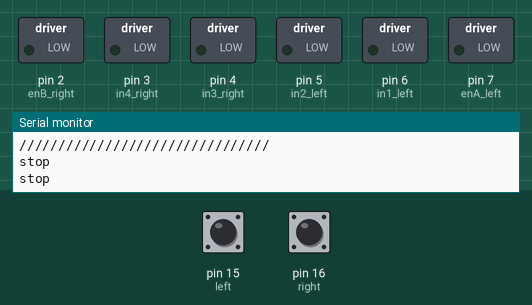
Recording of a sketch running on a simulated Arduino Uno, built with avr-gcc and run on an emulated ATmega328P. Parts: switched loads named in the sketch (green lamp = pin HIGH), the last lines printed to the serial monitor. The test bench sets the inputs (shaded band); at power-on: pin 15 (left) HIGH, pin 16 (right) HIGH. No radio packets arrive unless stated.

Above: at 1.2 s.
1.3 s: pin 15 (left) pulled LOW for 0.15 s
At 2.3 s:
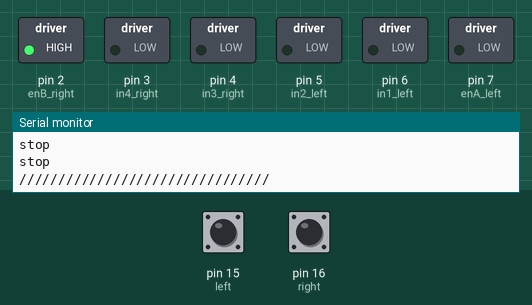
3.0 s: pin 16 (right) pulled LOW for 0.15 s
At 3.13 s:
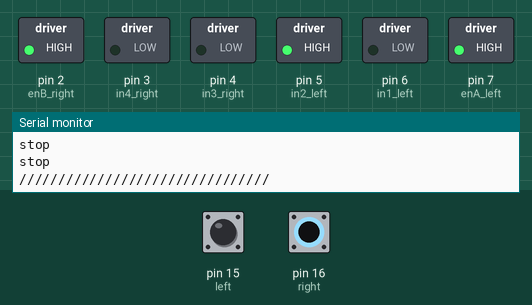
4.7 s: pin 16 (right) pulled LOW for 1 s
At 6.1 s:
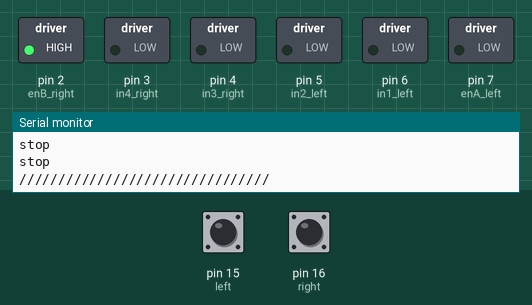
8.7 s: pin 15 (left) pulled LOW for 0.15 s
At 8.85 s:
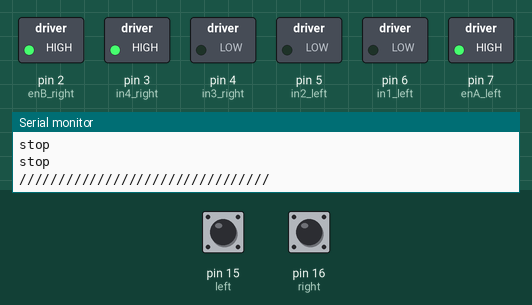
11.8 s: pin 15 (left) driven LOW and pin 16 (right) driven LOW
At 12.6 s:
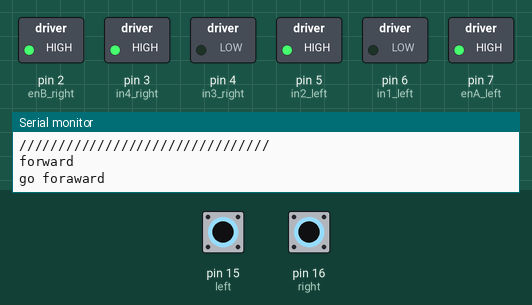
13.4 s: pin 16 (right) driven HIGH
At 14.7 s:
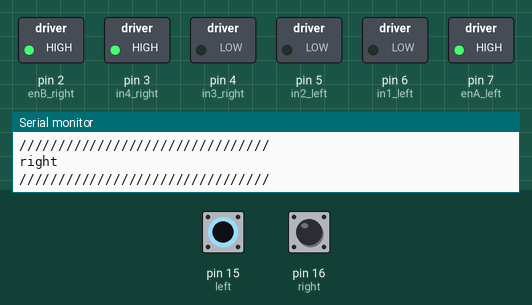
Timing chart, 0 to 16.4 s (numbered marks = the images above; inputs shaded):
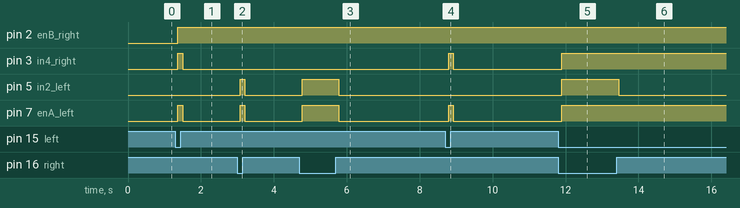

The sketch:

master.ino
```cpp
////////////////////////////////////////////////////////////////////
//master

#include <SPI.h>
#include <nRF24L01.h>
#include <RF24.h>

//#include <AFMotor.h>
// #define x 17
// #define y 18
#define left 15
#define right 16

int var = 1;

#define enA_left 7
#define enB_right 2
#define in1_left 6
#define in2_left 5
#define in3_right 4
#define in4_right 3

RF24 radio(10,9); // CE, CSN

const byte address[6] = "00001";
//const byte addresss[6] = "00011";

void setup() {
  pinMode(left, INPUT);
  pinMode(right, INPUT);

  Serial.begin(9600);
  radio.begin();
  radio.openWritingPipe(address);
  //radio.openWritingPipe(addresss);
  radio.setAutoAck(false);
  radio.setPALevel(RF24_PA_MAX);
  radio.stopListening();

  pinMode(enA_left, OUTPUT);
  pinMode(enB_right, OUTPUT);
  pinMode(in1_left, OUTPUT);
  pinMode(in2_left, OUTPUT);
  pinMode(in3_right, OUTPUT);
  pinMode(in4_right, OUTPUT);

  // Set initial rotation direction
  digitalWrite(in1_left, LOW);
  digitalWrite(in2_left, LOW);
  digitalWrite(in3_right, LOW);
  digitalWrite(in4_right, LOW);

}

void loop() {
  // int X = analogRead(x);
  // int Y = analogRead(y);
  int laneleft = digitalRead(left);
  int laneright = digitalRead(right);
  Serial.println("////////////////////////////////");
  //  Serial.println(X);
  //   Serial.println(Y);

  if(laneleft == 0 &&  laneright == 0 ){
    // X >= 800
 const char text[] = "go foraward";
  Serial.println("forward");
 if(radio.write(&text, sizeof(text))){
   Serial.println(text);
 }
 else{
   Serial.println("not sent");
 }
   digitalWrite(in1_left, LOW);
  digitalWrite(in2_left, HIGH);
  analogWrite(enA_left,155);
  digitalWrite(in3_right, LOW);
  digitalWrite(in4_right, HIGH);
  analogWrite(enB_right,155);


  }
  // else if(//X <= 200){

  // const char text[] = "go back";
  // Serial.println("back");
  // radio.write(&text, sizeof(text));
  // digitalWrite(in1_left, HIGH);
  // digitalWrite(in2_left, LOW);
  // analogWrite(enA_left,155);
  // digitalWrite(in3_right, HIGH);
  // digitalWrite(in4_right, LOW);
  // analogWrite(enB_right,155);

  // }
  else if(laneleft == 0 &&  laneright == 1){
//Y >= 800
  const char text[] = "go right";
  Serial.println("right");
  radio.write(&text, sizeof(text));

  digitalWrite(in1_left, LOW);
  digitalWrite(in2_left, LOW);
  analogWrite(enA_left,155);
  digitalWrite(in3_right, LOW);
  digitalWrite(in4_right, HIGH);
  analogWrite(enB_right,155);
  }
  else if(laneleft == 1 &&  laneright == 0){
//Y <= 200
  const char text[] = "go left";
  Serial.println("left");
  radio.write(&text, sizeof(text));
digitalWrite(in1_left, LOW);
  digitalWrite(in2_left, HIGH);
  analogWrite(enA_left,155);
  digitalWrite(in3_right, LOW);
  digitalWrite(in4_right, LOW);
  analogWrite(enB_right,155);

  } else if(laneleft == 1 &&  laneright == 1) {

   const char text[] = "stop";
  Serial.println("stop");
  if(radio.write(&text, sizeof(text))){
    Serial.println(text);
  }

  digitalWrite(in1_left, LOW);
  digitalWrite(in2_left, LOW);
  analogWrite(enA_left,0);
  digitalWrite(in3_right, LOW);
  digitalWrite(in4_right, LOW);
  analogWrite(enA_left,0);
  }
}
```

Measured:
- after the input at 1.3 s, pin 2 (enB_right): LOW → HIGH after 0.07 s; pin 3 (in4_right), pin 7 (enA_left): LOW → HIGH after 0.07 s, → LOW 0.13 s later
- after the input at 3.0 s, pin 5 (in2_left): LOW → HIGH after 0.07 s, → LOW 0.13 s later; pin 7 (enA_left): LOW → HIGH after 0.08 s, → LOW 0.13 s later
- after the input at 4.7 s, pin 5 (in2_left), pin 7 (enA_left): LOW → HIGH after 0.08 s, → LOW 1.0 s later
- after the input at 8.7 s, pin 3 (in4_right), pin 7 (enA_left): LOW → HIGH after 0.09 s, → LOW 0.13 s later
- after the input at 11.8 s, pin 3 (in4_right), pin 5 (in2_left), pin 7 (enA_left): LOW → HIGH after 0.10 s
- after the input at 13.4 s, pin 5 (in2_left): HIGH → LOW after 0.06 s
